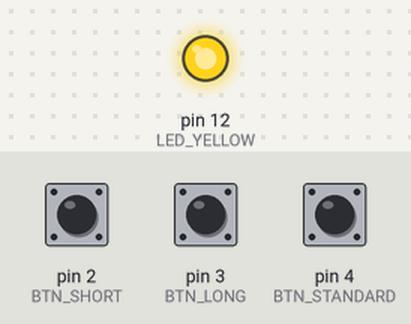
A sketch run on a simulated Arduino Uno, built with avr-gcc and run on an emulated ATmega328P. Parts: output pins drawn as LEDs (lit = HIGH). Dashed ring = blinking. The inputs (shaded band) are chosen by the test bench; at power-on: pin 2 (BTN_SHORT) HIGH, pin 3 (BTN_LONG) HIGH, pin 4 (BTN_STANDARD) HIGH.

Above: at 1.2 s.
1.3 s: pin 2 (BTN_SHORT) pulled LOW for 0.15 s
4.3 s: pin 3 (BTN_LONG) pulled LOW for 0.15 s
At 6.4 s:
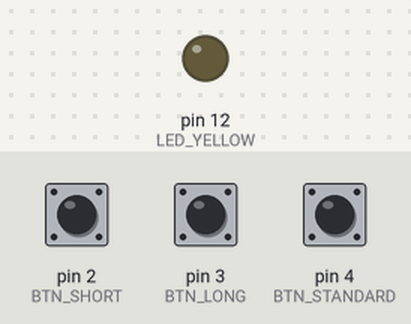
7.4 s: pin 4 (BTN_STANDARD) pulled LOW for 0.15 s
At 9.1 s:
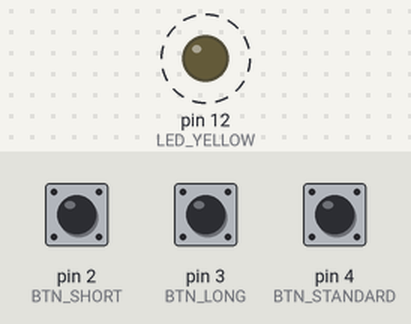
Timing chart, 0 to 16.4 s (numbered marks = the images above; inputs shaded):
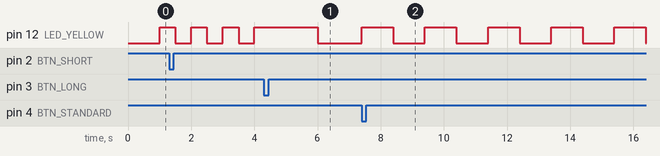

Measured:
- after the input at 7.4 s, pin 12 (LED_YELLOW): alternates HIGH for 1.0 s and LOW for 1.0 s, starting at once

The sketch:

Week1_Blink_Finished.ino
```cpp
const int BTN_SHORT = 2;
const int BTN_LONG = 3;
const int BTN_STANDARD = 4; //while the assignment doesn't call for it, we wanted to add a function that will set it back to the standard
const int LED_YELLOW = 12;

//using millis because delay can stop other functions from happening
unsigned long previousMillis = 0;
unsigned long interval = 1000;


bool LED_STATE = LOW;

//input happens (you press the button) output happens (the led blinks at different speeds)
void setup() {
  pinMode(LED_YELLOW, OUTPUT); //where the robot will output
  pinMode(BTN_SHORT, INPUT); //where the robot will input
  pinMode(BTN_LONG, INPUT);
  pinMode(BTN_STANDARD, INPUT);
}

void loop() {

  //defines millis
  unsigned long currentMillis = millis();

  bool buttonStateShort = digitalRead(BTN_SHORT);
  bool buttonStateLong = digitalRead(BTN_LONG);
  bool buttonStateStandard = digitalRead(BTN_STANDARD);


  if (buttonStateShort == LOW) {
    interval = 500;
  }

  if (buttonStateLong == LOW) {
    interval = 2000;
  }
  if (buttonStateStandard == LOW) {
    interval = 1000;
  }

  //must be here otherwise won't work, checks if enough millis have passed
  if (currentMillis - previousMillis >= interval) {
    previousMillis = currentMillis;

  //changes ledstate
    LED_STATE = !LED_STATE;
    digitalWrite(LED_YELLOW, LED_STATE);
  }
}
```
